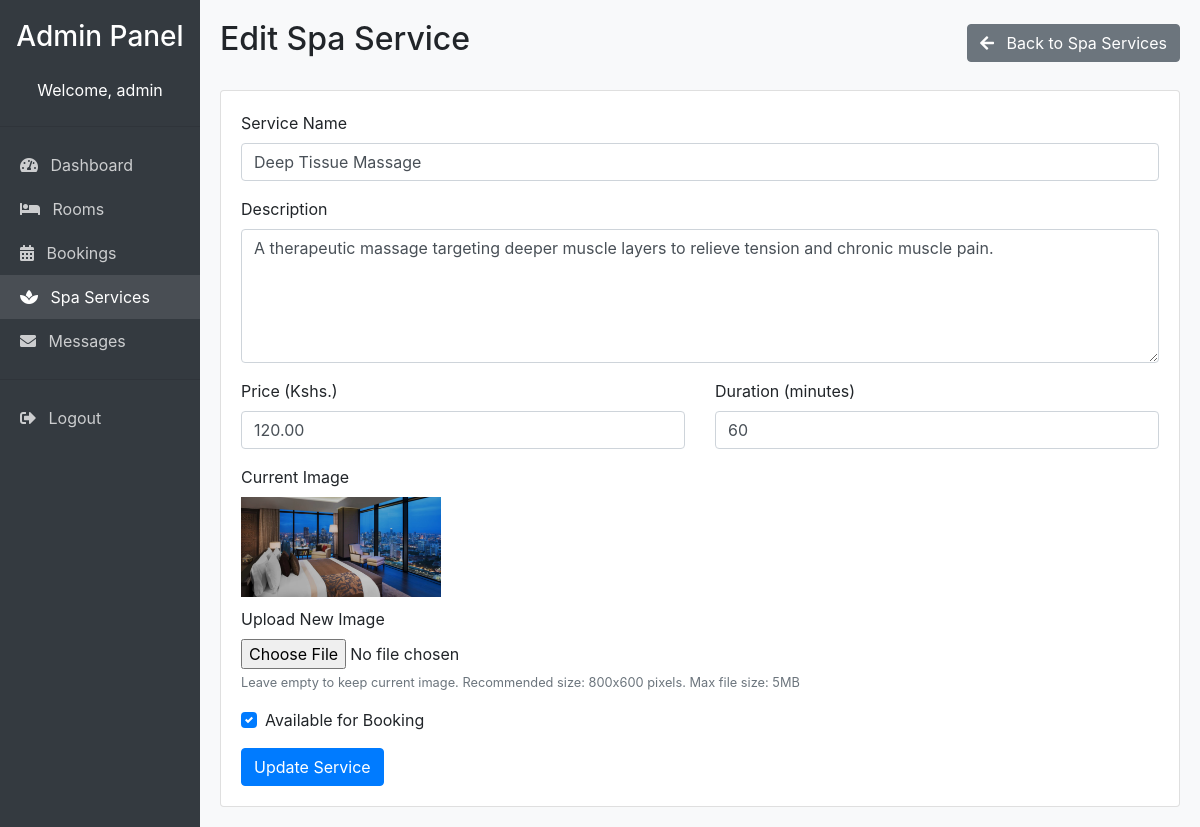
The page /admin/spa_edit.php?id=1 (signed in) on the database its author committed.
### tables this page shows
CREATE TABLE
  spa_services (
    id INT NOT NULL AUTO_INCREMENT,
    name VARCHAR(100) NOT NULL,
    description TEXT,
    price DECIMAL(10, 2) NOT NULL,
    duration INT NOT NULL,
    image VARCHAR(255),
    is_available TINYINT (1) DEFAULT 1,
    PRIMARY KEY (id)
  );

### admin/spa_edit.php (the view, shortened to what this page needs)
<?php
require_once '../includes/connect.php';
$service_id = $_GET['id'];
$sql = "SELECT * FROM spa_services WHERE id = $service_id";
$result = mysqli_query($conn, $sql);
$service = mysqli_fetch_assoc($result);
$name = $service['name'];
$description = $service['description'];
$price = $service['price'];
$duration = $service['duration'];
$current_image = $service['image'];
?>
<!DOCTYPE html>
<html lang="en">
<head>
    <link rel="stylesheet" href="../css/bootstrap.min.css">
    <link rel="stylesheet" href="https://cdnjs.cloudflare.com/ajax/libs/font-awesome/5.15.3/css/all.min.css">
</head>
<body>
    <div class="container-fluid">
        <div class="row">
            <div class="col-md-2 sidebar">
                <h3 class="text-center mb-4">Admin Panel</h3>
                <div class="text-center mb-4">
                    Welcome, <?php echo htmlspecialchars($_SESSION['admin_username']); ?>
                </div>
                <hr>
                <a href="dashboard.php"><i class="fas fa-tachometer-alt mr-2"></i> Dashboard</a>
                <a href="rooms.php"><i class="fas fa-bed mr-2"></i> Rooms</a>
                <a href="bookings.php"><i class="fas fa-calendar-alt mr-2"></i> Bookings</a>
                <a href="spa.php" class="active"><i class="fas fa-spa mr-2"></i> Spa Services</a>
                <a href="messages.php"><i class="fas fa-envelope mr-2"></i> Messages</a>
                <hr>
                <a href="logout.php"><i class="fas fa-sign-out-alt mr-2"></i> Logout</a>
            </div>
            <div class="col-md-10 content">
                <div class="d-flex justify-content-between align-items-center mb-4">
                    <h2>Edit Spa Service</h2>
                    <a href="spa.php" class="btn btn-secondary"><i class="fas fa-arrow-left mr-2"></i> Back to Spa Services</a>
                </div>
                <div class="card">
                    <div class="card-body">
                        <form action="spa_edit.php?id=<?php echo $service_id; ?>" method="post" enctype="multipart/form-data">
                            <div class="form-group">
                                <label for="name">Service Name</label>
                                <input type="text" class="form-control" id="name" name="name" value="<?php echo htmlspecialchars($name); ?>" required>
                            </div>
                            <div class="form-group">
                                <label for="description">Description</label>
                                <textarea class="form-control" id="description" name="description" rows="5"><?php echo htmlspecialchars($description); ?></textarea>
                            </div>
                            <div class="row">
                                <div class="col-md-6">
                                    <div class="form-group">
                                        <label for="price">Price (Kshs.)</label>
                                        <input type="number" class="form-control" id="price" name="price" step="0.01" min="0" value="<?php echo htmlspecialchars($price); ?>" required>
                                    </div>
                                </div>
                                <div class="col-md-6">
                                    <div class="form-group">
                                        <label for="duration">Duration (minutes)</label>
                                        <input type="number" class="form-control" id="duration" name="duration" min="15" step="15" value="<?php echo htmlspecialchars($duration); ?>" required>
                                    </div>
                                </div>
                            </div>
                            <div class="form-group">
                                <label>Current Image</label>
                                <div>
                                    <?php if (!empty($current_image) && file_exists("../images/" . $current_image)): ?>
                                        <img src="../images/<?php echo $current_image; ?>" alt="<?php echo htmlspecialchars($name); ?>" class="current-image">
                                    <?php else: ?>
                                        <p>No image currently set</p>
                                    <?php endif; ?>
                                </div>
                                <label for="image">Upload New Image</label>
                                <input type="file" class="form-control-file" id="image" name="image">
                                <small class="form-text text-muted">Leave empty to keep current image. Recommended size: 800x600 pixels. Max file size: 5MB</small>
                            </div>
                            <div class="form-group">
                                <div class="custom-control custom-checkbox">
                                    <label class="custom-control-label" for="is_available">Available for Booking</label>
                                </div>
                            </div>
                            <button type="submit" class="btn btn-primary">Update Service</button>
                        </form>
                    </div>
                </div>
            </div>
        </div>
    </div>
</body>
</html>

### admin/spa_edit.php (style rules this page uses)
body { background-color: #f8f9fa; }
.sidebar { background-color: #343a40; color: white; min-height: 100vh; padding: 20px 0; }
.sidebar a { color: rgba(255, 255, 255, .75); padding: 10px 20px; display: block; }
.sidebar .active { color: white; background-color: rgba(255, 255, 255, .1); }
.content { padding: 20px; }
.current-image { max-width: 200px; max-height: 150px; margin-bottom: 10px; }

### rows shown on the page
spa_services: name "Deep Tissue Massage", description "A therapeutic massage targeting deeper muscle layers to relieve tension and chronic muscle pain.", price "120.00", duration "60", image (picture)

### other values the page prints
$_SESSION['admin_username'] "admin"
